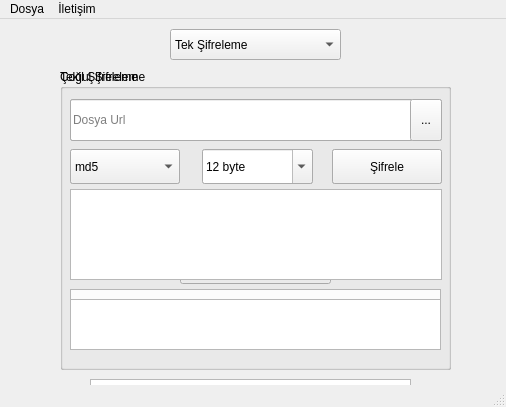
<?xml version="1.0" encoding="UTF-8"?>
<ui version="4.0">
 <class>MainWindow</class>
 <widget class="QMainWindow" name="MainWindow">
  <property name="geometry">
   <rect>
    <x>0</x>
    <y>0</y>
    <width>506</width>
    <height>407</height>
   </rect>
  </property>
  <property name="minimumSize">
   <size>
    <width>506</width>
    <height>407</height>
   </size>
  </property>
  <property name="maximumSize">
   <size>
    <width>506</width>
    <height>4000</height>
   </size>
  </property>
  <property name="windowTitle">
   <string>Şifreleme Algoritmaları | Maresal PRM</string>
  </property>
  <property name="windowIcon">
   <iconset resource="icons.qrc">
    <normaloff>:/icons/icon/marelogo.ico</normaloff>:/icons/icon/marelogo.ico</iconset>
  </property>
  <widget class="QWidget" name="centralwidget">
   <widget class="QComboBox" name="comboBox_2">
    <property name="geometry">
     <rect>
      <x>170</x>
      <y>10</y>
      <width>171</width>
      <height>31</height>
     </rect>
    </property>
    <item>
     <property name="text">
      <string>Tek Şifreleme</string>
     </property>
    </item>
    <item>
     <property name="text">
      <string>Çoğul Şifreleme</string>
     </property>
    </item>
   </widget>
   <widget class="QGroupBox" name="groupBox">
    <property name="geometry">
     <rect>
      <x>60</x>
      <y>50</y>
      <width>391</width>
      <height>301</height>
     </rect>
    </property>
    <property name="title">
     <string>Tekil Şifreleme</string>
    </property>
    <widget class="QTextBrowser" name="textBrowser">
     <property name="geometry">
      <rect>
       <x>10</x>
       <y>120</y>
       <width>372</width>
       <height>51</height>
      </rect>
     </property>
    </widget>
    <widget class="QPushButton" name="pushButton">
     <property name="geometry">
      <rect>
       <x>272</x>
       <y>80</y>
       <width>110</width>
       <height>35</height>
      </rect>
     </property>
     <property name="text">
      <string>Şifrele</string>
     </property>
    </widget>
    <widget class="QComboBox" name="comboBox">
     <property name="geometry">
      <rect>
       <x>10</x>
       <y>80</y>
       <width>110</width>
       <height>35</height>
      </rect>
     </property>
     <item>
      <property name="text">
       <string>md5</string>
      </property>
     </item>
     <item>
      <property name="text">
       <string>sha224</string>
      </property>
     </item>
     <item>
      <property name="text">
       <string>sha256</string>
      </property>
     </item>
     <item>
      <property name="text">
       <string>sha384</string>
      </property>
     </item>
     <item>
      <property name="text">
       <string>sha512</string>
      </property>
     </item>
     <item>
      <property name="text">
       <string>sha3_224</string>
      </property>
     </item>
     <item>
      <property name="text">
       <string>sha3_256</string>
      </property>
     </item>
     <item>
      <property name="text">
       <string>sha3_384</string>
      </property>
     </item>
     <item>
      <property name="text">
       <string>sha3_512</string>
      </property>
     </item>
     <item>
      <property name="text">
       <string>blake2b</string>
      </property>
     </item>
     <item>
      <property name="text">
       <string>blake2s</string>
      </property>
     </item>
     <item>
      <property name="text">
       <string>shake_128</string>
      </property>
     </item>
     <item>
      <property name="text">
       <string>shake_256</string>
      </property>
     </item>
    </widget>
    <widget class="QLineEdit" name="lineEdit">
     <property name="geometry">
      <rect>
       <x>10</x>
       <y>30</y>
       <width>372</width>
       <height>42</height>
      </rect>
     </property>
    </widget>
    <widget class="QPushButton" name="pushButton_2">
     <property name="geometry">
      <rect>
       <x>120</x>
       <y>180</y>
       <width>151</width>
       <height>35</height>
      </rect>
     </property>
     <property name="text">
      <string>Şifrelemeyi Kaydet</string>
     </property>
    </widget>
    <widget class="QComboBox" name="comboBox_3">
     <property name="geometry">
      <rect>
       <x>142</x>
       <y>80</y>
       <width>111</width>
       <height>35</height>
      </rect>
     </property>
     <property name="toolTip">
      <string/>
     </property>
     <property name="statusTip">
      <string>Örn : &quot;11 byte&quot; şeklinde yazılmalıdır.</string>
     </property>
     <property name="editable">
      <bool>true</bool>
     </property>
     <item>
      <property name="text">
       <string>12 byte</string>
      </property>
     </item>
     <item>
      <property name="text">
       <string>24 byte</string>
      </property>
     </item>
     <item>
      <property name="text">
       <string>32 byte</string>
      </property>
     </item>
    </widget>
    <widget class="QTextBrowser" name="textBrowser_2">
     <property name="geometry">
      <rect>
       <x>10</x>
       <y>220</y>
       <width>371</width>
       <height>51</height>
      </rect>
     </property>
    </widget>
   </widget>
   <widget class="QGroupBox" name="groupBox_2">
    <property name="geometry">
     <rect>
      <x>60</x>
      <y>50</y>
      <width>391</width>
      <height>301</height>
     </rect>
    </property>
    <property name="title">
     <string>Çoğul Şifreleme</string>
    </property>
    <widget class="QTextBrowser" name="textBrowser_3">
     <property name="geometry">
      <rect>
       <x>10</x>
       <y>120</y>
       <width>372</width>
       <height>91</height>
      </rect>
     </property>
    </widget>
    <widget class="QPushButton" name="pushButton_3">
     <property name="geometry">
      <rect>
       <x>272</x>
       <y>80</y>
       <width>110</width>
       <height>35</height>
      </rect>
     </property>
     <property name="text">
      <string>Şifrele</string>
     </property>
    </widget>
    <widget class="QComboBox" name="comboBox_4">
     <property name="geometry">
      <rect>
       <x>10</x>
       <y>80</y>
       <width>110</width>
       <height>35</height>
      </rect>
     </property>
     <item>
      <property name="text">
       <string>md5</string>
      </property>
     </item>
     <item>
      <property name="text">
       <string>sha224</string>
      </property>
     </item>
     <item>
      <property name="text">
       <string>sha256</string>
      </property>
     </item>
     <item>
      <property name="text">
       <string>sha384</string>
      </property>
     </item>
     <item>
      <property name="text">
       <string>sha512</string>
      </property>
     </item>
     <item>
      <property name="text">
       <string>sha3_224</string>
      </property>
     </item>
     <item>
      <property name="text">
       <string>sha3_256</string>
      </property>
     </item>
     <item>
      <property name="text">
       <string>sha3_384</string>
      </property>
     </item>
     <item>
      <property name="text">
       <string>sha3_512</string>
      </property>
     </item>
     <item>
      <property name="text">
       <string>blake2b</string>
      </property>
     </item>
     <item>
      <property name="text">
       <string>blake2s</string>
      </property>
     </item>
     <item>
      <property name="text">
       <string>shake_128</string>
      </property>
     </item>
     <item>
      <property name="text">
       <string>shake_256</string>
      </property>
     </item>
    </widget>
    <widget class="QLineEdit" name="lineEdit_2">
     <property name="geometry">
      <rect>
       <x>10</x>
       <y>30</y>
       <width>372</width>
       <height>42</height>
      </rect>
     </property>
     <property name="readOnly">
      <bool>true</bool>
     </property>
     <property name="placeholderText">
      <string>Dosya Url</string>
     </property>
    </widget>
    <widget class="QComboBox" name="comboBox_5">
     <property name="geometry">
      <rect>
       <x>142</x>
       <y>80</y>
       <width>111</width>
       <height>35</height>
      </rect>
     </property>
     <property name="toolTip">
      <string/>
     </property>
     <property name="statusTip">
      <string>Örn : &quot;11 byte&quot; şeklinde yazılmalıdır.</string>
     </property>
     <property name="editable">
      <bool>true</bool>
     </property>
     <item>
      <property name="text">
       <string>12 byte</string>
      </property>
     </item>
     <item>
      <property name="text">
       <string>24 byte</string>
      </property>
     </item>
     <item>
      <property name="text">
       <string>32 byte</string>
      </property>
     </item>
    </widget>
    <widget class="QTextBrowser" name="textBrowser_4">
     <property name="geometry">
      <rect>
       <x>10</x>
       <y>230</y>
       <width>371</width>
       <height>51</height>
      </rect>
     </property>
    </widget>
    <widget class="QToolButton" name="toolButton">
     <property name="geometry">
      <rect>
       <x>350</x>
       <y>30</y>
       <width>32</width>
       <height>42</height>
      </rect>
     </property>
     <property name="text">
      <string>...</string>
     </property>
    </widget>
   </widget>
   <widget class="QTextBrowser" name="textBrowser_5">
    <property name="geometry">
     <rect>
      <x>90</x>
      <y>360</y>
      <width>321</width>
      <height>91</height>
     </rect>
    </property>
   </widget>
   <widget class="QLabel" name="label">
    <property name="geometry">
     <rect>
      <x>-4</x>
      <y>0</y>
      <width>511</width>
      <height>371</height>
     </rect>
    </property>
    <property name="styleSheet">
     <string notr="true">image: url(:/icons/icon/aa.png);</string>
    </property>
    <property name="text">
     <string/>
    </property>
   </widget>
   <zorder>label</zorder>
   <zorder>comboBox_2</zorder>
   <zorder>groupBox</zorder>
   <zorder>groupBox_2</zorder>
   <zorder>textBrowser_5</zorder>
  </widget>
  <widget class="QMenuBar" name="menubar">
   <property name="geometry">
    <rect>
     <x>0</x>
     <y>0</y>
     <width>506</width>
     <height>21</height>
    </rect>
   </property>
   <widget class="QMenu" name="menuDosya">
    <property name="title">
     <string>Dosya</string>
    </property>
    <addaction name="action_ifrelenenleri_Getir"/>
    <addaction name="action_ifrelenenleri_Temizle"/>
    <addaction name="separator"/>
    <addaction name="actionExit"/>
   </widget>
   <widget class="QMenu" name="menu_leti_im">
    <property name="title">
     <string>İletişim</string>
    </property>
    <addaction name="actionFacebook"/>
    <addaction name="actionInstagram"/>
    <addaction name="actionGithub"/>
   </widget>
   <addaction name="menuDosya"/>
   <addaction name="menu_leti_im"/>
  </widget>
  <widget class="QStatusBar" name="statusbar"/>
  <action name="action_ifrelenenleri_Getir">
   <property name="text">
    <string>Şifrelenenleri Getir</string>
   </property>
  </action>
  <action name="action_ifrelenenleri_Temizle">
   <property name="text">
    <string>Şifrelenenleri Temizle</string>
   </property>
  </action>
  <action name="actionExit">
   <property name="text">
    <string>Çıkış</string>
   </property>
  </action>
  <action name="actionFacebook">
   <property name="text">
    <string>Facebook</string>
   </property>
  </action>
  <action name="actionInstagram">
   <property name="text">
    <string>Instagram</string>
   </property>
  </action>
  <action name="actionGithub">
   <property name="text">
    <string>Github</string>
   </property>
  </action>
 </widget>
 <resources>
  <include location="icons.qrc"/>
 </resources>
 <connections/>
</ui>
